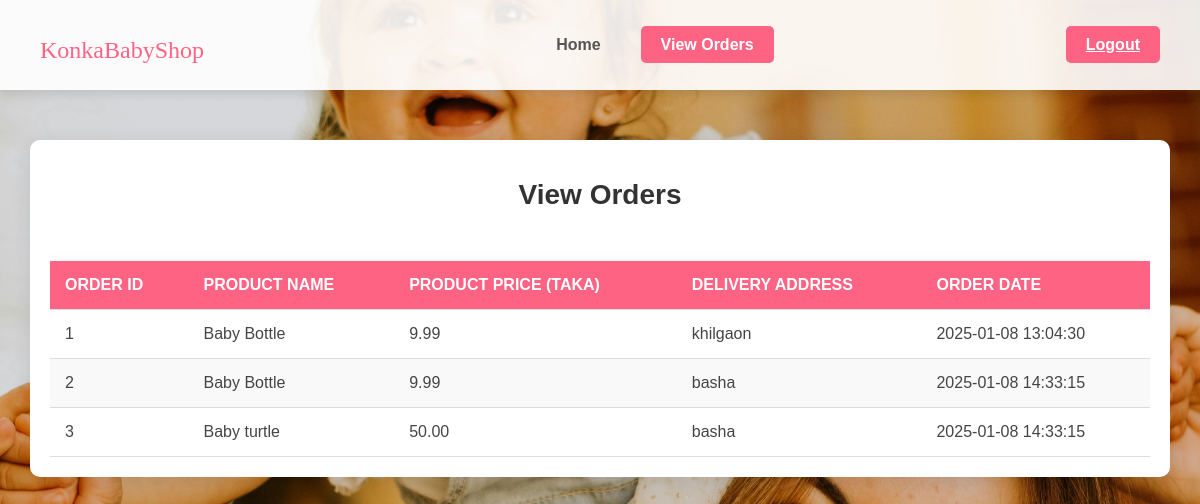
The page /view_orders.php on the database its author committed.
### tables this page shows
CREATE TABLE `orders` (
  `id` int(11) NOT NULL,
  `product_name` varchar(255) NOT NULL,
  `product_price` decimal(10,2) NOT NULL,
  `address` text NOT NULL,
  `order_date` timestamp NOT NULL DEFAULT current_timestamp()
);

### view_orders.php (the view, shortened to what this page needs)
<?php
include 'db_config.php';
$sql = "SELECT * FROM orders";
$result = $conn->query($sql);
?>
<!DOCTYPE html>
<html lang="en">
<head>
    <link rel="stylesheet" href="style.css">
</head>
<body>
    <header class="header">
        <div class="left">
            <div>KonkaBabyShop</div>
        </div>
        <div class="mid">
            <ul class="navbar">
                <li><a href="index.php">Home</a></li>
                <li><a href="view_orders.php" class="active">View Orders</a></li>
            </ul>
        </div>
        <div class="right">
            <a href="logout.php" class="btn">Logout</a>
        </div>
    </header>
    <div class="container">
        <h1>View Orders</h1>
        <div class="table-wrapper">
            <table>
                <thead>
                    <tr>
                        <th>Order ID</th>
                        <th>Product Name</th>
                        <th>Product Price (Taka)</th>
                        <th>Delivery Address</th>
                        <th>Order Date</th>
                    </tr>
                </thead>
                <tbody>
                    <?php
                    if ($result->num_rows > 0) {
                        while ($row = $result->fetch_assoc()) {
                            echo '
                            <tr>
                                <td>' . $row['id'] . '</td>
                                <td>' . htmlspecialchars($row['product_name'], ENT_QUOTES) . '</td>
                                <td>' . number_format($row['product_price'], 2) . '</td>
                                <td>' . htmlspecialchars($row['address'], ENT_QUOTES) . '</td>
                                <td>' . $row['order_date'] . '</td>
                            </tr>
                            ';
                        }
                    } else {
                        echo "<tr><td colspan='5' style='text-align:center;'>No orders found.</td></tr>";
                    }
                    ?>
                </tbody>
            </table>
        </div>
    </div>
</body>
</html>

### style.css (style rules this page uses)
body { margin: 0; padding: 0; font-family: 'Poppins', sans-serif; color: #444; background: url('bg.jpg') no-repeat center center fixed; background-size: cover; }
.header { display: flex; justify-content: space-between; align-items: center; padding: 20px 40px; background: rgba(255, 255, 255, 0.9); box-shadow: 0px 4px 10px rgba(0, 0, 0, 0.1); }
.left div { font-family: 'Baloo Bhai', cursive; font-size: 24px; color: #ff6384; margin-top: 10px; text-align: center; }
.navbar { list-style: none; display: flex; gap: 20px; }
.navbar li { display: inline-block; }
.navbar a { text-decoration: none; color: #555; font-weight: 600; padding: 10px 20px; border-radius: 5px; }
.navbar a:hover, .navbar a.active { background: #ff6384; color: white; }
.btn { background-color: #ff6384; color: white; padding: 10px 20px; border: none; border-radius: 5px; cursor: pointer; font-size: 16px; font-weight: 600; }
.container { max-width: 800px; margin: 50px auto; padding: 50px; background: white; box-shadow: 0px 4px 20px rgba(0, 0, 0, 0.1); border-radius: 10px; text-align: center; }
.container h1 { font-size: 28px; color: #333; margin-bottom: 20px; }

### view_orders.php (style rules this page uses)
table { width: 100%; border-collapse: collapse; margin-top: 30px; box-shadow: 0px 4px 15px rgba(0, 0, 0, 0.1); }
th, td { padding: 15px; text-align: left; font-size: 16px; border-bottom: 1px solid #ddd; }
th { background-color: #ff6384; color: white; font-weight: bold; text-transform: uppercase; }
tr:nth-child(even) { background-color: #f9f9f9; }
.container { max-width: 1100px; margin: 50px auto; padding: 20px; background: white; box-shadow: 0px 4px 20px rgba(0, 0, 0, 0.1); border-radius: 10px; }
h1 { font-size: 28px; color: #333; margin-bottom: 30px; text-align: center; }
.table-wrapper { overflow-x: auto; max-width: 100%; }

### rows shown on the page
orders: id "1", product_name "Baby Bottle", product_price "9.99", address "khilgaon", order_date "2025-01-08 13:04:30"
orders: id "2", product_name "Baby Bottle", product_price "9.99", address "basha", order_date "2025-01-08 14:33:15"
orders: id "3", product_name "Baby turtle", product_price "50.00", address "basha", order_date "2025-01-08 14:33:15"
